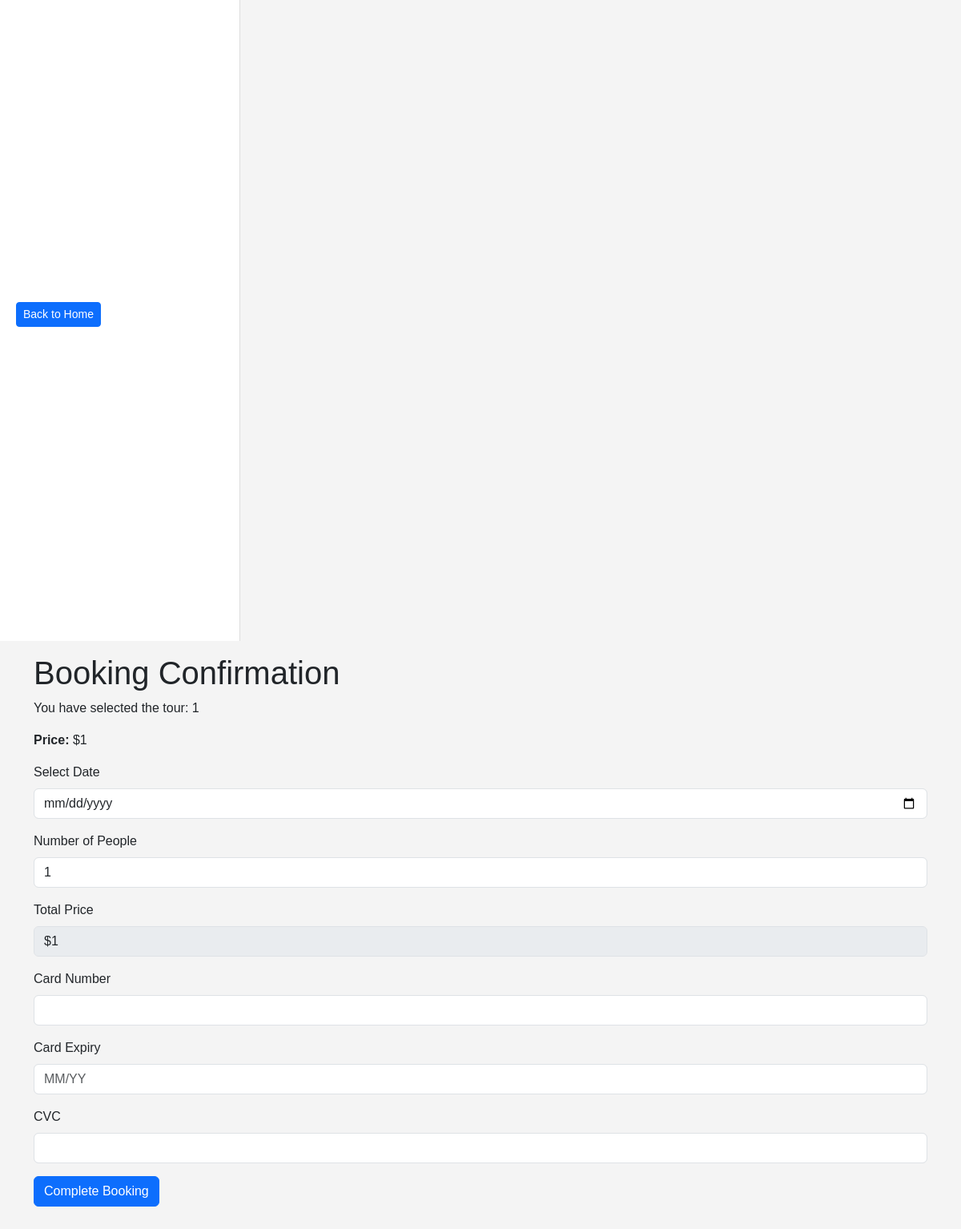
The app's page /book-tour/5 with its own data.
### db.py (models this page shows)
class Tour(Base):
    __tablename__ = "tours"
    id = Column(Integer, primary_key=True, index=True)
    text = Column(String)
    price = Column(Integer)
    image = Column(String)
    bookings = relationship("Booking", back_populates="tour")

### views.py (the view)
@app.get('/book-tour/{tour_id}', response_class=HTMLResponse)
async def book_tour(request: Request, tour_id: int, db: Session = Depends(get_db)):
    tour = db.query(Tour).filter(Tour.id == tour_id).first()
    if not tour:
        return templates.TemplateResponse(
            "error.html",
            {"request": request, "message": "Tour not found!"}
        )
    return templates.TemplateResponse(
        "bookTour.html",
        {"request": request, "tour": tour}
    )

### templates/bookTour.html (shortened to what this page needs)
{% extends 'base.html' %}
{% block content %}
<div class="wrapper">
    <div class="main-content">
        <h1>Booking Confirmation</h1>
        <p>You have selected the tour: {{ tour.text }}</p>
        <p><strong>Price:</strong> ${{ tour.price }}</p>
        <form action="/book-tour/{{ tour.id }}" method="post" id="paymentForm">
            <div class="mb-3">
                <label for="tourDate" class="form-label">Select Date</label>
                <input type="date" id="tourDate" name="tour_date" class="form-control" required>
            </div>
            <div class="mb-3">
                <label for="peopleCount" class="form-label">Number of People</label>
                <input type="number" id="peopleCount" name="people_count" class="form-control" value="1" min="1" required>
            </div>
            <div class="mb-3">
                <label for="totalPrice" class="form-label">Total Price</label>
                <input type="text" id="totalPrice" class="form-control" value="${{ tour.price }}" disabled>
            </div>
            <div class="mb-3">
                <label for="cardNumber" class="form-label">Card Number</label>
                <input type="text" id="cardNumber" name="card_number" class="form-control" required>
            </div>
            <div class="mb-3">
                <label for="cardExpiry" class="form-label">Card Expiry</label>
                <input type="text" id="cardExpiry" name="card_expiry" class="form-control" placeholder="MM/YY" required>
            </div>
            <div class="mb-3">
                <label for="cardCVC" class="form-label">CVC</label>
                <input type="text" id="cardCVC" name="card_cvc" class="form-control" required>
            </div>
            <button type="submit" class="btn btn-primary">Complete Booking</button>
        </form>
    </div>
</div>
{% endblock %}

### static/css/style.css (style rules this page uses)
* { margin: 0; padding: 0; box-sizing: border-box; }
body { font-family: Arial, sans-serif; background-color: #f4f4f4; }
.wrapper { display: flex; flex-direction: column; width: 100%; gap: 20px; }
.main-content { flex: 1; display: flex; flex-direction: column; }

### records on screen
Tour: text "1", price "1", price "$1"
